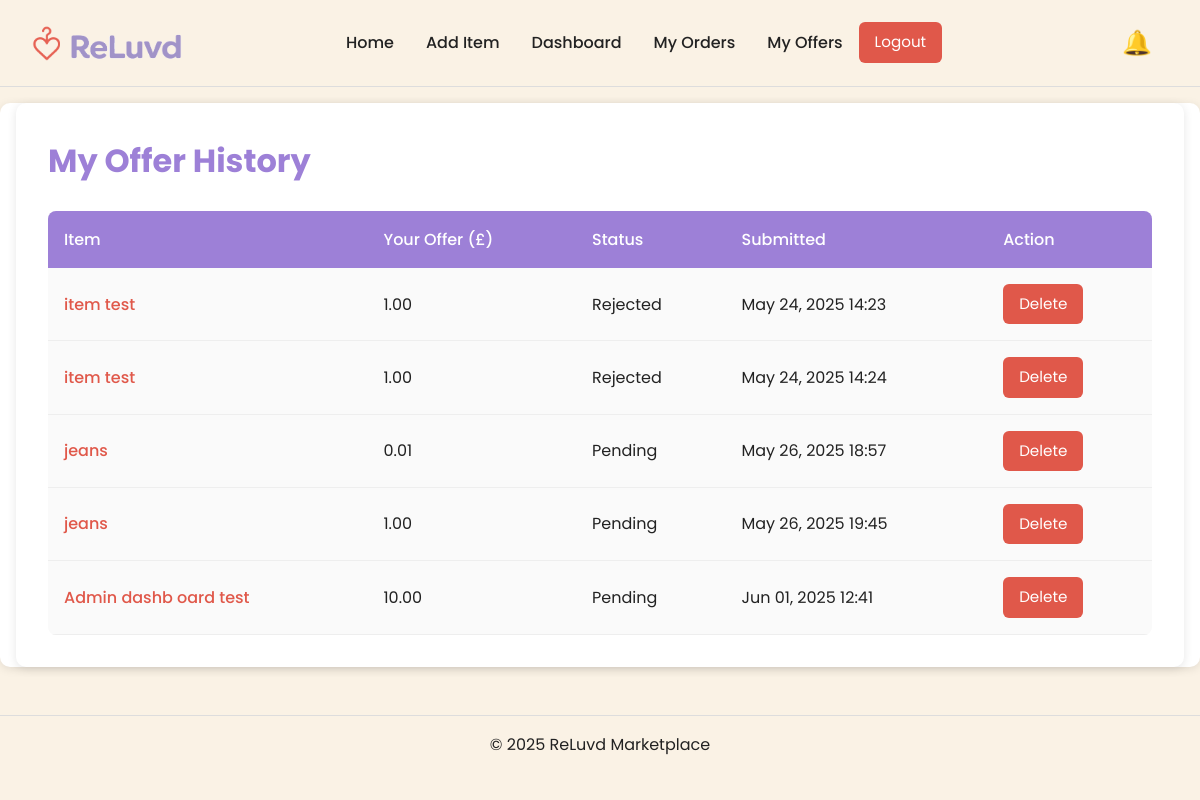
Page /checkout/my-offers/ (signed in) on the committed database.
### checkout/models.py (models this page shows, shortened)
class Order(models.Model):
    STATUS_CHOICES = [
        ("pending", "Pending"),
        ("accepted", "Accepted"),
        ("rejected", "Rejected"),
    ]
    item = models.ForeignKey(
        Item, on_delete=models.CASCADE, related_name="checkout_orders"
    )
    buyer = models.ForeignKey(settings.AUTH_USER_MODEL, on_delete=models.CASCADE)
    price = models.DecimalField(max_digits=10, decimal_places=2)
    is_offer = models.BooleanField(default=False)
    offer_note = models.TextField(blank=True)
    created_at = models.DateTimeField(auto_now_add=True)
    status = models.CharField(
        max_length=10, choices=STATUS_CHOICES, default="pending"
    )  # ✅ new

### items/models.py (models this page shows, shortened)
class Item(models.Model):
    CATEGORY_CHOICES = [
        ("fashion", "Fashion"),
        ("electronics", "Electronics"),
        ("books", "Books"),
        ("home", "Home"),
        ("other", "Other"),
    ]
    title = models.CharField(max_length=100)
    description = models.TextField()
    category = models.CharField(max_length=20, choices=CATEGORY_CHOICES)
    price = models.DecimalField(max_digits=8, decimal_places=2)
    image = models.ImageField(upload_to="item_images/", blank=True, null=True)
    seller = models.ForeignKey(User, on_delete=models.CASCADE, related_name="items")
    date_posted = models.DateTimeField(auto_now_add=True)
    is_sold = models.BooleanField(default=False)
    quantity = models.PositiveIntegerField(default=1)

### checkout/views.py (the view)
# urls.py: path("my-offers/", views.my_offers, name="my_offers"),
@login_required
def my_offers(request):
    offers = Order.objects.filter(buyer=request.user, is_offer=True).select_related(
        "item"
    )
    return render(request, "checkout/my_offers.html", {"offers": offers})

### items/context_processors.py (called while the page is built)
def notifications(request):
    return {"notifications": get_notifications(request.user)}

### items/utils.py (called while the page is built)
def get_notifications(user):
    if not user.is_authenticated:
        return []
    items = Item.objects.filter(seller=user)
    message_notes = Message.objects.filter(item__in=items).order_by("-created_at")[:5]
    offer_notes = Order.objects.filter(item__in=items, is_offer=True).order_by(
        "-created_at"
    )[:5]
    sold_notes = Item.objects.filter(seller=user, is_sold=True).order_by(
        "-date_posted"
    )[:5]
    return {
        "messages": message_notes,
        "offers": offer_notes,
        "sales": sold_notes,
    }

### templates/checkout/my_offers.html (shortened to what this page needs)
{% extends "base.html" %}
{% load static %}
{% block extra_css %}
<link rel="stylesheet" href="{% static 'css/my_offers.css' %}">
{% endblock %}
{% block content %}
<main role="main" aria-labelledby="my-offers-heading">
    <h2 id="my-offers-heading">My Offer History</h2>
    {% if offers %}
    <table aria-describedby="my-offers-heading">
        <thead>
            <tr>
                <th scope="col">Item</th>
                <th scope="col">Your Offer (£)</th>
                <th scope="col">Status</th>
                <th scope="col">Submitted</th>
                <th scope="col">Action</th>
            </tr>
        </thead>
        <tbody>
            {% for offer in offers %}
            <tr>
                <td>
                    <a href="{% url 'item_detail' offer.item.id %}" aria-label="View item {{ offer.item.title }}">
                        {{ offer.item.title }}
                    </a>
                </td>
                <td>{{ offer.price }}</td>
                <td>{{ offer.status|title }}</td>
                <td>{{ offer.created_at|date:"M d, Y H:i" }}</td>
                <td>
                    <form action="{% url 'delete_offer' offer.id %}" method="POST" style="display:inline;">
                        <button type="submit" aria-label="Delete offer for {{ offer.item.title }}">Delete</button>
                    </form>
                </td>
            </tr>
            {% endfor %}
        </tbody>
    </table>
    {% else %}
    <p>You haven’t made any offers yet.</p>
    {% endif %}
</main>
{% endblock %}

### static/css/style.css (style rules this page uses)
*, *::before, *::after { box-sizing: border-box; }
* { margin: 0; }
@media (prefers-reduced-motion: no-preference) { html { interpolate-size: allow-keywords; } }
body { line-height: 1.5; -webkit-font-smoothing: antialiased; }
input, button, textarea, select { font: inherit; }
p, h1, h2, h3, h4, h5, h6 { overflow-wrap: break-word; }
h1, h2, h3, h4, h5, h6 { text-wrap: balance; }
:root { --primary-red: #E0584A; --primary-purple: #9D80D7; --background: #FAF2E5; --text-dark: #222222; --text-light: #FFFFFF; --accent-yellow: #FFC857; --accent-green: #4CAF50; --error-red: #D32F2F; }
* { margin: 0; padding: 0; box-sizing: border-box; }
body { font-family: 'Poppins', Arial, sans-serif; color: var(--text-dark); background-color: var(--background); line-height: 1.6; font-size: 16px; }
h1, h2, h3, h4, h5, h6 { color: var(--primary-purple); margin-bottom: 0.5em; }
h2 { font-size: 2rem; }
a { color: var(--primary-red); text-decoration: none; }
button, .btn { font-family: inherit; font-size: 1rem; padding: 0.35em 1.0em; border: none; border-radius: 5px; cursor: pointer; background-color: var(--primary-red); color: var(--text-light); transition: background-color 0.3s ease; }

### static/css/my_offers.css (style rules this page uses)
main { background-color: #fff; padding: 2rem; border-radius: 10px; box-shadow: 0 2px 10px rgba(0, 0, 0, 0.1); margin: 1rem auto; max-width: 1200px; }
h2 { font-size: 2rem; color: var(--primary-purple); margin-bottom: 1.5rem; }
table { width: 100%; border-collapse: collapse; background-color: #fafafa; border-radius: 8px; overflow: hidden; }
thead { background-color: var(--primary-purple); color: #fff; }
thead th { padding: 1rem; text-align: left; font-weight: 500; }
tbody td { padding: 1rem; border-bottom: 1px solid #eee; }
a { color: var(--primary-red); font-weight: 500; }
form { display: inline; }
button { padding: 0.5rem 1rem; background-color: var(--primary-red); color: #fff; border: none; border-radius: 6px; cursor: pointer; font-size: 0.95rem; transition: background-color 0.3s ease; }

### rows in the picture
Order: item "item test", price "1.00", status "Rejected", created_at "May 24, 2025 14:23"
Order: item "item test", price "1.00", status "Rejected", created_at "May 24, 2025 14:24"
Order: item "jeans", price "0.01", status "Pending", created_at "May 26, 2025 18:57"
Order: item "jeans", price "1.00", status "Pending", created_at "May 26, 2025 19:45"
Order: item "Admin dashb oard test", price "10.00", status "Pending", created_at "Jun 01, 2025 12:41"
